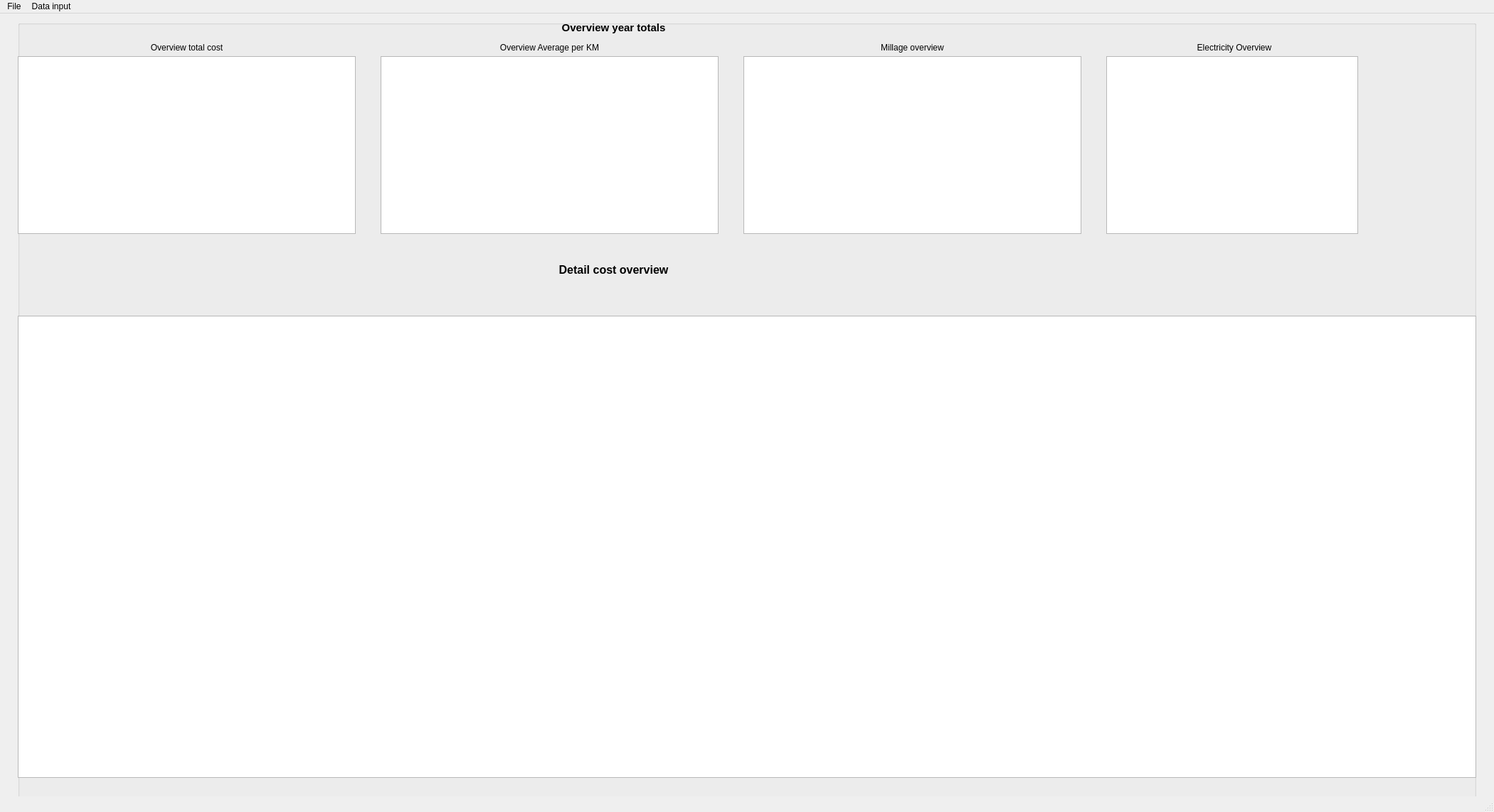
<?xml version="1.0" encoding="UTF-8"?>
<ui version="4.0">
 <class>MainWindow</class>
 <widget class="QMainWindow" name="MainWindow">
  <property name="geometry">
   <rect>
    <x>0</x>
    <y>0</y>
    <width>2100</width>
    <height>1142</height>
   </rect>
  </property>
  <property name="windowTitle">
   <string>MainWindow</string>
  </property>
  <widget class="QWidget" name="centralwidget">
   <widget class="QGroupBox" name="groupBox">
    <property name="geometry">
     <rect>
      <x>25</x>
      <y>10</y>
      <width>2050</width>
      <height>1100</height>
     </rect>
    </property>
    <property name="title">
     <string/>
    </property>
    <widget class="QLabel" name="lblMainYearTotals">
     <property name="geometry">
      <rect>
       <x>0</x>
       <y>0</y>
       <width>1675</width>
       <height>20</height>
      </rect>
     </property>
     <property name="font">
      <font>
       <pointsize>11</pointsize>
       <bold>true</bold>
      </font>
     </property>
     <property name="text">
      <string>Overview year totals</string>
     </property>
     <property name="alignment">
      <set>Qt::AlignmentFlag::AlignCenter</set>
     </property>
    </widget>
    <widget class="QLabel" name="lblMainDetailOverview">
     <property name="geometry">
      <rect>
       <x>0</x>
       <y>340</y>
       <width>1675</width>
       <height>20</height>
      </rect>
     </property>
     <property name="font">
      <font>
       <pointsize>12</pointsize>
       <bold>true</bold>
      </font>
     </property>
     <property name="text">
      <string>Detail cost overview</string>
     </property>
     <property name="alignment">
      <set>Qt::AlignmentFlag::AlignCenter</set>
     </property>
    </widget>
    <widget class="QTableView" name="tblDetailOverview">
     <property name="geometry">
      <rect>
       <x>0</x>
       <y>415</y>
       <width>2050</width>
       <height>650</height>
      </rect>
     </property>
    </widget>
    <widget class="QTableView" name="tblYearTotalOverview">
     <property name="geometry">
      <rect>
       <x>0</x>
       <y>50</y>
       <width>475</width>
       <height>250</height>
      </rect>
     </property>
    </widget>
    <widget class="QLabel" name="lblTotalCostOverview">
     <property name="geometry">
      <rect>
       <x>0</x>
       <y>27</y>
       <width>475</width>
       <height>22</height>
      </rect>
     </property>
     <property name="font">
      <font>
       <fontweight>DemiBold</fontweight>
      </font>
     </property>
     <property name="text">
      <string>Overview total cost</string>
     </property>
     <property name="alignment">
      <set>Qt::AlignmentFlag::AlignCenter</set>
     </property>
    </widget>
    <widget class="QTableView" name="tblAverageCostOverview">
     <property name="geometry">
      <rect>
       <x>510</x>
       <y>50</y>
       <width>475</width>
       <height>250</height>
      </rect>
     </property>
    </widget>
    <widget class="QTableView" name="tblMillageOverview">
     <property name="geometry">
      <rect>
       <x>1020</x>
       <y>50</y>
       <width>475</width>
       <height>250</height>
      </rect>
     </property>
    </widget>
    <widget class="QTableView" name="tblElectricityOverview">
     <property name="geometry">
      <rect>
       <x>1530</x>
       <y>50</y>
       <width>354</width>
       <height>250</height>
      </rect>
     </property>
    </widget>
    <widget class="QLabel" name="lblAverageCostOVerview">
     <property name="geometry">
      <rect>
       <x>510</x>
       <y>27</y>
       <width>475</width>
       <height>22</height>
      </rect>
     </property>
     <property name="font">
      <font>
       <fontweight>DemiBold</fontweight>
      </font>
     </property>
     <property name="text">
      <string>Overview Average per KM</string>
     </property>
     <property name="alignment">
      <set>Qt::AlignmentFlag::AlignCenter</set>
     </property>
    </widget>
    <widget class="QLabel" name="lblMillageOverview">
     <property name="geometry">
      <rect>
       <x>1020</x>
       <y>27</y>
       <width>475</width>
       <height>22</height>
      </rect>
     </property>
     <property name="font">
      <font>
       <fontweight>DemiBold</fontweight>
      </font>
     </property>
     <property name="text">
      <string>Millage overview</string>
     </property>
     <property name="alignment">
      <set>Qt::AlignmentFlag::AlignCenter</set>
     </property>
    </widget>
    <widget class="QLabel" name="lblElectricityOVerview">
     <property name="geometry">
      <rect>
       <x>1530</x>
       <y>27</y>
       <width>360</width>
       <height>22</height>
      </rect>
     </property>
     <property name="font">
      <font>
       <fontweight>DemiBold</fontweight>
      </font>
     </property>
     <property name="text">
      <string>Electricity Overview</string>
     </property>
     <property name="alignment">
      <set>Qt::AlignmentFlag::AlignCenter</set>
     </property>
    </widget>
   </widget>
  </widget>
  <widget class="QMenuBar" name="menubar">
   <property name="geometry">
    <rect>
     <x>0</x>
     <y>0</y>
     <width>2100</width>
     <height>23</height>
    </rect>
   </property>
   <widget class="QMenu" name="menuFile">
    <property name="title">
     <string>File</string>
    </property>
    <addaction name="actionOptions"/>
    <addaction name="actionExit"/>
   </widget>
   <widget class="QMenu" name="menuData_input">
    <property name="title">
     <string>Data input</string>
    </property>
    <addaction name="actionManual_Data_input"/>
   </widget>
   <addaction name="menuFile"/>
   <addaction name="menuData_input"/>
  </widget>
  <widget class="QStatusBar" name="statusbar"/>
  <action name="actionExit">
   <property name="text">
    <string>Exit</string>
   </property>
  </action>
  <action name="actionOptions">
   <property name="text">
    <string>Configuration</string>
   </property>
  </action>
  <action name="actionManual_Data_input">
   <property name="text">
    <string>Manual Data input</string>
   </property>
  </action>
 </widget>
 <resources/>
 <connections/>
</ui>
